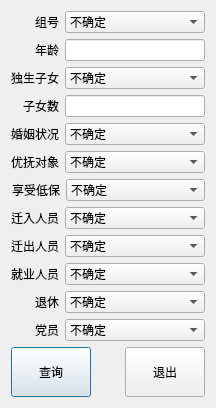
<?xml version="1.0" encoding="UTF-8"?>
<ui version="4.0">
 <class>ExportData</class>
 <widget class="QDialog" name="ExportData">
  <property name="geometry">
   <rect>
    <x>0</x>
    <y>0</y>
    <width>214</width>
    <height>406</height>
   </rect>
  </property>
  <property name="windowTitle">
   <string>报表</string>
  </property>
  <layout class="QVBoxLayout" name="verticalLayout">
   <item>
    <layout class="QHBoxLayout" name="horizontalLayout_24">
     <item>
      <widget class="QLabel" name="label_groupNumber">
       <property name="sizePolicy">
        <sizepolicy hsizetype="Fixed" vsizetype="Preferred">
         <horstretch>0</horstretch>
         <verstretch>0</verstretch>
        </sizepolicy>
       </property>
       <property name="minimumSize">
        <size>
         <width>48</width>
         <height>0</height>
        </size>
       </property>
       <property name="text">
        <string>组号</string>
       </property>
       <property name="alignment">
        <set>Qt::AlignRight|Qt::AlignTrailing|Qt::AlignVCenter</set>
       </property>
      </widget>
     </item>
     <item>
      <widget class="QComboBox" name="cbBox_groupNumber">
       <property name="minimumSize">
        <size>
         <width>140</width>
         <height>0</height>
        </size>
       </property>
       <item>
        <property name="text">
         <string>不确定</string>
        </property>
       </item>
       <item>
        <property name="text">
         <string>一组</string>
        </property>
       </item>
       <item>
        <property name="text">
         <string>二组</string>
        </property>
       </item>
       <item>
        <property name="text">
         <string>三组</string>
        </property>
       </item>
       <item>
        <property name="text">
         <string>四组</string>
        </property>
       </item>
       <item>
        <property name="text">
         <string>五组</string>
        </property>
       </item>
       <item>
        <property name="text">
         <string>六组</string>
        </property>
       </item>
       <item>
        <property name="text">
         <string>七组</string>
        </property>
       </item>
       <item>
        <property name="text">
         <string>八组</string>
        </property>
       </item>
       <item>
        <property name="text">
         <string>九组</string>
        </property>
       </item>
       <item>
        <property name="text">
         <string>十组</string>
        </property>
       </item>
       <item>
        <property name="text">
         <string>十一组</string>
        </property>
       </item>
       <item>
        <property name="text">
         <string>十二组</string>
        </property>
       </item>
       <item>
        <property name="text">
         <string>十三组</string>
        </property>
       </item>
       <item>
        <property name="text">
         <string>十四组</string>
        </property>
       </item>
       <item>
        <property name="text">
         <string>十五组</string>
        </property>
       </item>
       <item>
        <property name="text">
         <string>十六组</string>
        </property>
       </item>
       <item>
        <property name="text">
         <string>十七组</string>
        </property>
       </item>
      </widget>
     </item>
    </layout>
   </item>
   <item>
    <layout class="QHBoxLayout" name="horizontalLayout_15">
     <item>
      <widget class="QLabel" name="label_14">
       <property name="sizePolicy">
        <sizepolicy hsizetype="Fixed" vsizetype="Preferred">
         <horstretch>0</horstretch>
         <verstretch>0</verstretch>
        </sizepolicy>
       </property>
       <property name="minimumSize">
        <size>
         <width>48</width>
         <height>0</height>
        </size>
       </property>
       <property name="text">
        <string>年龄</string>
       </property>
       <property name="alignment">
        <set>Qt::AlignRight|Qt::AlignTrailing|Qt::AlignVCenter</set>
       </property>
      </widget>
     </item>
     <item>
      <widget class="QLineEdit" name="lineEdit_age">
       <property name="minimumSize">
        <size>
         <width>140</width>
         <height>0</height>
        </size>
       </property>
       <property name="text">
        <string/>
       </property>
      </widget>
     </item>
    </layout>
   </item>
   <item>
    <layout class="QHBoxLayout" name="horizontalLayout_22">
     <item>
      <widget class="QLabel" name="label_29">
       <property name="sizePolicy">
        <sizepolicy hsizetype="Fixed" vsizetype="Preferred">
         <horstretch>0</horstretch>
         <verstretch>0</verstretch>
        </sizepolicy>
       </property>
       <property name="minimumSize">
        <size>
         <width>48</width>
         <height>0</height>
        </size>
       </property>
       <property name="text">
        <string>独生子女</string>
       </property>
       <property name="alignment">
        <set>Qt::AlignRight|Qt::AlignTrailing|Qt::AlignVCenter</set>
       </property>
      </widget>
     </item>
     <item>
      <widget class="QComboBox" name="cbBox_onlyChild">
       <property name="minimumSize">
        <size>
         <width>50</width>
         <height>0</height>
        </size>
       </property>
       <item>
        <property name="text">
         <string>不确定</string>
        </property>
       </item>
       <item>
        <property name="text">
         <string>未知</string>
        </property>
       </item>
       <item>
        <property name="text">
         <string>否</string>
        </property>
       </item>
       <item>
        <property name="text">
         <string>是</string>
        </property>
       </item>
      </widget>
     </item>
    </layout>
   </item>
   <item>
    <layout class="QHBoxLayout" name="horizontalLayout_19">
     <item>
      <widget class="QLabel" name="label_27">
       <property name="sizePolicy">
        <sizepolicy hsizetype="Fixed" vsizetype="Preferred">
         <horstretch>0</horstretch>
         <verstretch>0</verstretch>
        </sizepolicy>
       </property>
       <property name="minimumSize">
        <size>
         <width>48</width>
         <height>0</height>
        </size>
       </property>
       <property name="text">
        <string>子女数</string>
       </property>
       <property name="alignment">
        <set>Qt::AlignRight|Qt::AlignTrailing|Qt::AlignVCenter</set>
       </property>
      </widget>
     </item>
     <item>
      <widget class="QLineEdit" name="lineEdit_childrenAmount">
       <property name="minimumSize">
        <size>
         <width>140</width>
         <height>0</height>
        </size>
       </property>
       <property name="text">
        <string/>
       </property>
       <property name="placeholderText">
        <string/>
       </property>
      </widget>
     </item>
    </layout>
   </item>
   <item>
    <layout class="QHBoxLayout" name="horizontalLayout_14">
     <item>
      <widget class="QLabel" name="label_12">
       <property name="sizePolicy">
        <sizepolicy hsizetype="Fixed" vsizetype="Preferred">
         <horstretch>0</horstretch>
         <verstretch>0</verstretch>
        </sizepolicy>
       </property>
       <property name="minimumSize">
        <size>
         <width>48</width>
         <height>0</height>
        </size>
       </property>
       <property name="text">
        <string>婚姻状况</string>
       </property>
       <property name="alignment">
        <set>Qt::AlignRight|Qt::AlignTrailing|Qt::AlignVCenter</set>
       </property>
      </widget>
     </item>
     <item>
      <widget class="QComboBox" name="cbBox_maritalStatus">
       <property name="minimumSize">
        <size>
         <width>140</width>
         <height>0</height>
        </size>
       </property>
       <item>
        <property name="text">
         <string>不确定</string>
        </property>
       </item>
       <item>
        <property name="text">
         <string>未知</string>
        </property>
       </item>
       <item>
        <property name="text">
         <string>未婚</string>
        </property>
       </item>
       <item>
        <property name="text">
         <string>已婚</string>
        </property>
       </item>
       <item>
        <property name="text">
         <string>离婚</string>
        </property>
       </item>
       <item>
        <property name="text">
         <string>再婚</string>
        </property>
       </item>
       <item>
        <property name="text">
         <string>其他</string>
        </property>
       </item>
      </widget>
     </item>
    </layout>
   </item>
   <item>
    <layout class="QHBoxLayout" name="horizontalLayout_23">
     <item>
      <widget class="QLabel" name="label_32">
       <property name="sizePolicy">
        <sizepolicy hsizetype="Fixed" vsizetype="Preferred">
         <horstretch>0</horstretch>
         <verstretch>0</verstretch>
        </sizepolicy>
       </property>
       <property name="minimumSize">
        <size>
         <width>48</width>
         <height>0</height>
        </size>
       </property>
       <property name="text">
        <string>优抚对象</string>
       </property>
       <property name="alignment">
        <set>Qt::AlignRight|Qt::AlignTrailing|Qt::AlignVCenter</set>
       </property>
      </widget>
     </item>
     <item>
      <widget class="QComboBox" name="cbBox_entitledGroup">
       <property name="minimumSize">
        <size>
         <width>140</width>
         <height>0</height>
        </size>
       </property>
       <item>
        <property name="text">
         <string>不确定</string>
        </property>
       </item>
       <item>
        <property name="text">
         <string>未知</string>
        </property>
       </item>
       <item>
        <property name="text">
         <string>否</string>
        </property>
       </item>
       <item>
        <property name="text">
         <string>是</string>
        </property>
       </item>
      </widget>
     </item>
    </layout>
   </item>
   <item>
    <layout class="QHBoxLayout" name="horizontalLayout_25">
     <item>
      <widget class="QLabel" name="label_53">
       <property name="sizePolicy">
        <sizepolicy hsizetype="Fixed" vsizetype="Preferred">
         <horstretch>0</horstretch>
         <verstretch>0</verstretch>
        </sizepolicy>
       </property>
       <property name="minimumSize">
        <size>
         <width>48</width>
         <height>0</height>
        </size>
       </property>
       <property name="text">
        <string>享受低保</string>
       </property>
       <property name="alignment">
        <set>Qt::AlignRight|Qt::AlignTrailing|Qt::AlignVCenter</set>
       </property>
      </widget>
     </item>
     <item>
      <widget class="QComboBox" name="cbBox_subsistenceAllowance">
       <property name="minimumSize">
        <size>
         <width>50</width>
         <height>0</height>
        </size>
       </property>
       <item>
        <property name="text">
         <string>不确定</string>
        </property>
       </item>
       <item>
        <property name="text">
         <string>未知</string>
        </property>
       </item>
       <item>
        <property name="text">
         <string>否</string>
        </property>
       </item>
       <item>
        <property name="text">
         <string>是</string>
        </property>
       </item>
      </widget>
     </item>
    </layout>
   </item>
   <item>
    <layout class="QHBoxLayout" name="horizontalLayout_27">
     <item>
      <widget class="QLabel" name="label_58">
       <property name="sizePolicy">
        <sizepolicy hsizetype="Fixed" vsizetype="Preferred">
         <horstretch>0</horstretch>
         <verstretch>0</verstretch>
        </sizepolicy>
       </property>
       <property name="minimumSize">
        <size>
         <width>48</width>
         <height>0</height>
        </size>
       </property>
       <property name="text">
        <string>迁入人员</string>
       </property>
       <property name="alignment">
        <set>Qt::AlignRight|Qt::AlignTrailing|Qt::AlignVCenter</set>
       </property>
      </widget>
     </item>
     <item>
      <widget class="QComboBox" name="cbBox_immigration">
       <property name="minimumSize">
        <size>
         <width>50</width>
         <height>0</height>
        </size>
       </property>
       <item>
        <property name="text">
         <string>不确定</string>
        </property>
       </item>
       <item>
        <property name="text">
         <string>未知</string>
        </property>
       </item>
       <item>
        <property name="text">
         <string>否</string>
        </property>
       </item>
       <item>
        <property name="text">
         <string>是</string>
        </property>
       </item>
      </widget>
     </item>
    </layout>
   </item>
   <item>
    <layout class="QHBoxLayout" name="horizontalLayout_29">
     <item>
      <widget class="QLabel" name="label_59">
       <property name="sizePolicy">
        <sizepolicy hsizetype="Fixed" vsizetype="Preferred">
         <horstretch>0</horstretch>
         <verstretch>0</verstretch>
        </sizepolicy>
       </property>
       <property name="minimumSize">
        <size>
         <width>48</width>
         <height>0</height>
        </size>
       </property>
       <property name="text">
        <string>迁出人员</string>
       </property>
       <property name="alignment">
        <set>Qt::AlignRight|Qt::AlignTrailing|Qt::AlignVCenter</set>
       </property>
      </widget>
     </item>
     <item>
      <widget class="QComboBox" name="cbBox_emigration">
       <property name="minimumSize">
        <size>
         <width>50</width>
         <height>0</height>
        </size>
       </property>
       <item>
        <property name="text">
         <string>不确定</string>
        </property>
       </item>
       <item>
        <property name="text">
         <string>未知</string>
        </property>
       </item>
       <item>
        <property name="text">
         <string>否</string>
        </property>
       </item>
       <item>
        <property name="text">
         <string>是</string>
        </property>
       </item>
      </widget>
     </item>
    </layout>
   </item>
   <item>
    <layout class="QHBoxLayout" name="horizontalLayout_30">
     <item>
      <widget class="QLabel" name="label_60">
       <property name="sizePolicy">
        <sizepolicy hsizetype="Fixed" vsizetype="Preferred">
         <horstretch>0</horstretch>
         <verstretch>0</verstretch>
        </sizepolicy>
       </property>
       <property name="minimumSize">
        <size>
         <width>48</width>
         <height>0</height>
        </size>
       </property>
       <property name="text">
        <string>就业人员</string>
       </property>
       <property name="alignment">
        <set>Qt::AlignRight|Qt::AlignTrailing|Qt::AlignVCenter</set>
       </property>
      </widget>
     </item>
     <item>
      <widget class="QComboBox" name="cbBox_occupation">
       <property name="minimumSize">
        <size>
         <width>50</width>
         <height>0</height>
        </size>
       </property>
       <item>
        <property name="text">
         <string>不确定</string>
        </property>
       </item>
       <item>
        <property name="text">
         <string>未知</string>
        </property>
       </item>
       <item>
        <property name="text">
         <string>否</string>
        </property>
       </item>
       <item>
        <property name="text">
         <string>是</string>
        </property>
       </item>
      </widget>
     </item>
    </layout>
   </item>
   <item>
    <layout class="QHBoxLayout" name="horizontalLayout_28">
     <item>
      <widget class="QLabel" name="label_54">
       <property name="sizePolicy">
        <sizepolicy hsizetype="Fixed" vsizetype="Preferred">
         <horstretch>0</horstretch>
         <verstretch>0</verstretch>
        </sizepolicy>
       </property>
       <property name="minimumSize">
        <size>
         <width>48</width>
         <height>0</height>
        </size>
       </property>
       <property name="text">
        <string>退休</string>
       </property>
       <property name="alignment">
        <set>Qt::AlignRight|Qt::AlignTrailing|Qt::AlignVCenter</set>
       </property>
      </widget>
     </item>
     <item>
      <widget class="QComboBox" name="cbBox_retirement">
       <property name="minimumSize">
        <size>
         <width>140</width>
         <height>0</height>
        </size>
       </property>
       <item>
        <property name="text">
         <string>不确定</string>
        </property>
       </item>
       <item>
        <property name="text">
         <string>未知</string>
        </property>
       </item>
       <item>
        <property name="text">
         <string>否</string>
        </property>
       </item>
       <item>
        <property name="text">
         <string>是</string>
        </property>
       </item>
      </widget>
     </item>
    </layout>
   </item>
   <item>
    <layout class="QHBoxLayout" name="horizontalLayout_26">
     <item>
      <widget class="QLabel" name="label_57">
       <property name="sizePolicy">
        <sizepolicy hsizetype="Fixed" vsizetype="Preferred">
         <horstretch>0</horstretch>
         <verstretch>0</verstretch>
        </sizepolicy>
       </property>
       <property name="minimumSize">
        <size>
         <width>48</width>
         <height>0</height>
        </size>
       </property>
       <property name="text">
        <string>党员</string>
       </property>
       <property name="alignment">
        <set>Qt::AlignRight|Qt::AlignTrailing|Qt::AlignVCenter</set>
       </property>
      </widget>
     </item>
     <item>
      <widget class="QComboBox" name="cbBox_partyMember">
       <property name="minimumSize">
        <size>
         <width>50</width>
         <height>0</height>
        </size>
       </property>
       <item>
        <property name="text">
         <string>不确定</string>
        </property>
       </item>
       <item>
        <property name="text">
         <string>未知</string>
        </property>
       </item>
       <item>
        <property name="text">
         <string>否</string>
        </property>
       </item>
       <item>
        <property name="text">
         <string>是</string>
        </property>
       </item>
      </widget>
     </item>
    </layout>
   </item>
   <item>
    <layout class="QHBoxLayout" name="horizontalLayout">
     <item>
      <widget class="QPushButton" name="pBtn_enquiry">
       <property name="minimumSize">
        <size>
         <width>0</width>
         <height>50</height>
        </size>
       </property>
       <property name="maximumSize">
        <size>
         <width>16777215</width>
         <height>50</height>
        </size>
       </property>
       <property name="text">
        <string>查询</string>
       </property>
      </widget>
     </item>
     <item>
      <spacer name="horizontalSpacer">
       <property name="orientation">
        <enum>Qt::Horizontal</enum>
       </property>
       <property name="sizeHint" stdset="0">
        <size>
         <width>40</width>
         <height>20</height>
        </size>
       </property>
      </spacer>
     </item>
     <item>
      <widget class="QPushButton" name="pBtn_return">
       <property name="minimumSize">
        <size>
         <width>0</width>
         <height>50</height>
        </size>
       </property>
       <property name="maximumSize">
        <size>
         <width>16777215</width>
         <height>50</height>
        </size>
       </property>
       <property name="text">
        <string>退出</string>
       </property>
      </widget>
     </item>
    </layout>
   </item>
  </layout>
 </widget>
 <resources/>
 <connections/>
</ui>
